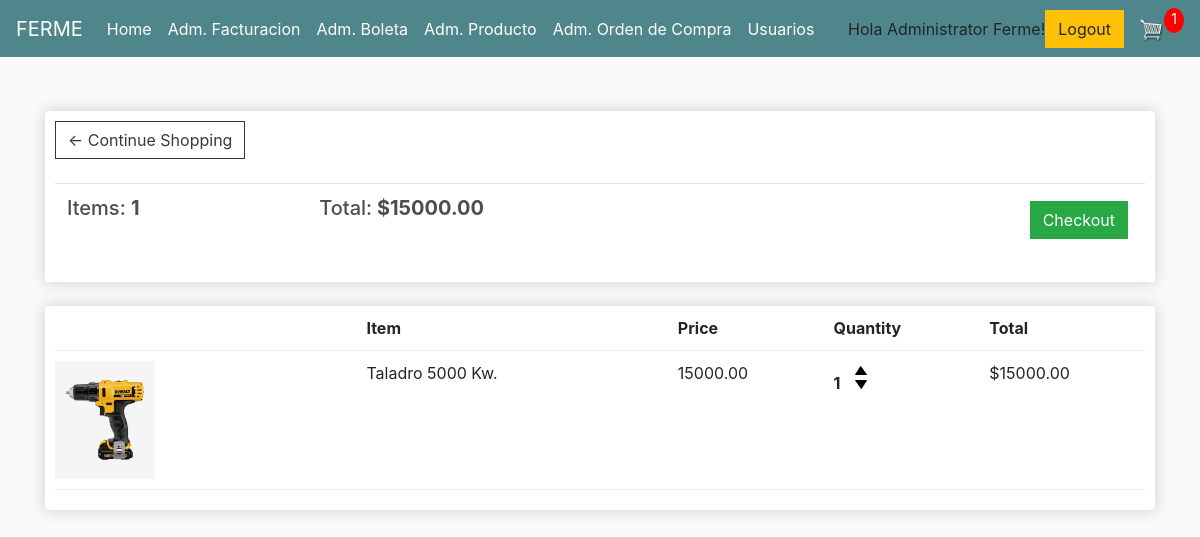
The app's page /cart/ (signed in) with its own data.
### store/models.py (models this page shows, shortened)
class Profile(models.Model):
    user = models.OneToOneField(User, on_delete=models.CASCADE, null=True, blank=True)
    name = models.CharField(max_length=200, null=True)
    last_name = models.CharField(max_length=200, null=True)
    phone_number = models.CharField(max_length=200, null=True)
    email = models.CharField(max_length=200, null=True)
    tipo = models.CharField(default='Cliente', max_length=50, choices=TIPO_USUARIO)

class Order(models.Model):
    usuario = models.ForeignKey(Profile, on_delete=models.SET_NULL, null=True, blank=True)
    date_ordered = models.DateTimeField(auto_now_add=True)
    complete = models.BooleanField(default=False, null=True, blank=False)
    transaction_id = models.CharField(max_length=100, null=True)
    @property
    def get_cart_total(self):
        orderitems = self.orderitems_set.all()
        total = sum([item.get_total for item in orderitems])
        return total
    @property
    def get_cart_items(self):
        orderitems = self.orderitems_set.all()
        total = sum([item.quantity for item in orderitems])
        return total

class OrderItems(models.Model):
    product = models.ForeignKey(Producto, on_delete=models.SET_NULL, null=True)
    order = models.ForeignKey(Order, on_delete=models.SET_NULL, null=True)
    quantity = models.IntegerField(default=0, null=True, blank=True)
    date_added = models.DateTimeField(auto_now=True)
    @property
    def get_total(self):
        total = self.product.price * self.quantity
        return total

class Producto(models.Model):
    name = models.CharField(max_length=200)
    sku = models.CharField(max_length=200, null=True)
    price = models.FloatField()
    despacho = models.BooleanField(default=False, null=True, blank=True)
    fecha_exp = models.CharField(max_length=8,default=False, null=True, blank=True)
    stock = models.IntegerField(default=0, null=True, blank=True)
    critic_stock = models.IntegerField(default=10, null=True, blank=True)
    image = models.ImageField(null=True, blank=True)
    proveedor = models.ForeignKey(Supplier, on_delete=models.SET_NULL, null=True, blank=True)
    familia = models.ForeignKey(FamiliaProducto, on_delete=models.SET_NULL, null=True, blank=True)
    tipo_producto = models.ForeignKey(TipoProducto, on_delete=models.SET_NULL, null=True, blank=True)
    @property
    def imageURL(self):
        try:
            url = self.image.url
        except:
            url = ''
        return url

### store/views.py (the view)
# urls.py: path('cart/', views.cart, name="cart"),
def cart(request):
    data = cartData(request)
    cartItems = data['cartItems']
    order = data['order']
    items = data['items']
    context = {'items':items, 'order':order, 'cartItems': cartItems}
    return render(request, 'store/cart.html', context)

### store/models.py (called while the page is built)
    @property
    def is_admin(self):
        admin = False
        tipo = self.profile.tipo
        if (tipo == 'Administrator'):
            admin = True
        else:
            admin = False
        return admin

### store/utils.py (called while the page is built)
def cartData(request):
    if request.user.is_authenticated:
        usuario = request.user.profile
        order, created = Order.objects.get_or_create(usuario=usuario, complete=False)
        items = order.orderitems_set.all()
        cartItems = order.get_cart_items
    else:
        cookieData = cookieCart(request)
        cartItems = cookieData['cartItems']
        order = cookieData['order']
        items = cookieData['items']
    return {'cartItems':cartItems, 'order':order, 'items':items}

### store/templates/store/cart.html
{% extends 'store/main.html' %}
{% load static %}
{% block content %}
	<div class="row">
		<div class="col-lg-12">
			<div class="box-element">
				<a  class="btn btn-outline-dark" href="{% url 'store' %}">&#x2190; Continue Shopping</a>
				<br>
				<br>
				<table class="table">
					<tr>
						<th><h5>Items: <strong>{{order.get_cart_items}}</strong></h5></th>
						<th><h5>Total:<strong> ${{order.get_cart_total|floatformat:2}}</strong></h5></th>
						<th>
							<a  style="float:right; margin:5px;" class="btn btn-success" href="{% url 'checkout' %}">Checkout</a>
						</th>
					</tr>
				</table>
			</div>
			<br>
			<div class="box-element">
				<div class="cart-row">
					<div style="flex:2"></div>
					<div style="flex:2"><strong>Item</strong></div>
					<div style="flex:1"><strong>Price</strong></div>
					<div style="flex:1"><strong>Quantity</strong></div>
					<div style="flex:1"><strong>Total</strong></div>
				</div>
				{% for item in items %}
				<div class="cart-row">
					<div style="flex:2"><img class="row-image" src="{{item.product.imageURL}}"></div>
					<div style="flex:2"><p>{{item.product.name}}</p></div>
					<div style="flex:1"><p>{{item.product.price|floatformat:2}}</p></div>
					<div style="flex:1">
						<p class="quantity">{{item.quantity}}</p>
						<div class="quantity">
							<img data-product="{{item.product.id}}" data-action="add" class="chg-quantity update-cart" src="{% static  'img/arrow-up.png' %}">
							<img data-product="{{item.product.id}}" data-action="remove" class="chg-quantity update-cart" src="{% static  'img/arrow-down.png' %}">
						</div>
					</div>
					<div style="flex:1"><p>${{item.get_total|floatformat:2}}</p></div>
				</div>
                {% endfor %}
			</div>
		</div>
	</div>
{% endblock content %}

### store/templates/store/main.html (shortened to what this page needs)
<!DOCTYPE html>
{% load static %}
<html>
<head>
	<link rel="stylesheet" href="https://stackpath.bootstrapcdn.com/bootstrap/4.4.1/css/bootstrap.min.css">
	<link rel="stylesheet" type="text/css" href="{% static 'css/main.css' %}">
</head>
<body>
	<nav class="navbar navbar-expand-lg navbar-dark bg-dark">
	  <a class="navbar-brand" href="{% url 'store' %}">FERME</a>
		<div class="collapse navbar-collapse" id="navbarSupportedContent">
	    	<ul class="navbar-nav mr-auto">
	      		<li class="nav-item active">
	        		<a class="nav-link" href="{% url 'store' %}">Home <span class="sr-only">(current)</span></a>
		  		</li>
		  		<li class="nav-item active" id="adm-facturation">
	        		<a class="nav-link" href="{% url 'store' %}">Adm. Facturacion</a>
		  		</li>
		  		<li class="nav-item active" id="adm-bill">
	        		<a class="nav-link" href="{% url 'store' %}">Adm. Boleta</a>
		  		</li>
		  		<li class="nav-item active" id="adm-product">
	        		<a class="nav-link" href="{% url 'adm-producto' %}">Adm. Producto</a>
		  		</li>
		  		<li class="nav-item active" id="adm-order">
	        		<a class="nav-link" href="{% url 'store' %}">Adm. Orden de Compra </a>
				  </li>
				  <li class="nav-item active" id="adm-users">
	        		<a class="nav-link" href="{% url 'store' %}">Usuarios </a>
	      		</li>
			</ul>
		</div>
	    <div class="form-inline my-2 my-lg-0">
			{% if user.is_authenticated  %}
			  Hola {{ user.profile.tipo }} {{ user.profile.name }}!
			  <a href="{% url 'logout' %}"class="btn btn-warning">Logout</a>
			{% else %}
  			<p>You are not logged in</p>
			  <a href="{% url 'login' %}"class="btn btn-warning">Login</a>
			{% endif %}
	     	<a href="{% url 'cart' %}">
	    		<img  id="cart-icon" src="{% static 'img/cart.png' %}">
	    	</a>
	    	<p id="cart-total">{{cartItems}}</p>
	    </div>
	</nav>
     <div class="container">
            <br>
            {% block content %}
            {% endblock content %}
         </div>
</body>
</html>

### static/css/main.css (style rules this page uses)
body { background-color: hsl(0, 0%, 98%); }
h1,h2,h3,h4,h5,h6 { color:hsl(0, 0%, 30%); }
.box-element { box-shadow:hsl(0, 0%, 80%) 0 0 16px; background-color: #fff; border-radius: 4px; padding: 10px; }
.bg-dark { background-color: #4f868c!important; }
#cart-icon { width:25px; display: inline-block; margin-left: 15px; }
#cart-total { display: block; text-align: center; color:#fff; background-color: red; width: 20px; height: 25px; border-radius: 50%; font-size: 14px; }
.col-lg-4, .col-lg-6, .col-lg-8, .col-lg-12 { margin-top: 10px; }
.btn { border-radius: 0; }
.row-image { width: 100px; }
.cart-row { display: flex; align-items: flex-stretch; padding-bottom: 10px; margin-bottom: 10px; border-bottom: 1px solid #ececec; }
.quantity { display: inline-block; font-weight: 700; padding-right:10px; }
.chg-quantity { width: 12px; cursor: pointer; display: block; margin-top: 5px; transition:.1s; }
.row { margin-top: 20px; }

### records on screen
Order: get_cart_items "1", get_cart_total "15000.00"
OrderItems: product.imageURL (picture), product.name "Taladro 5000 Kw.", product.price "15000.00", quantity "1", get_total "15000.00"

### other values on screen
{{ user.profile.tipo }} "Administrator"
{{ user.profile.name }} "Ferme"
{{ cartItems }} "1"
